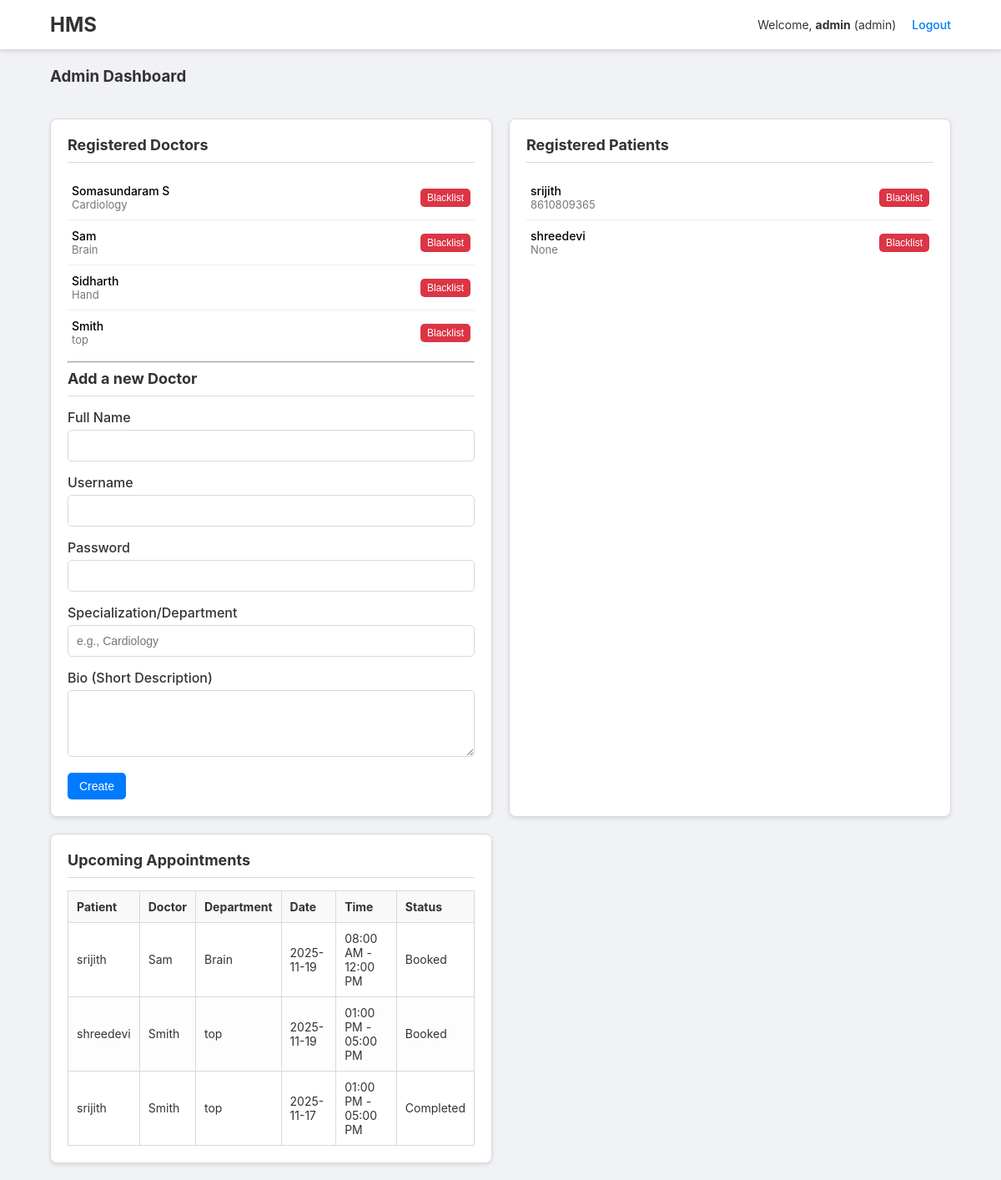
Page /admin (signed in) on the earlier database version.
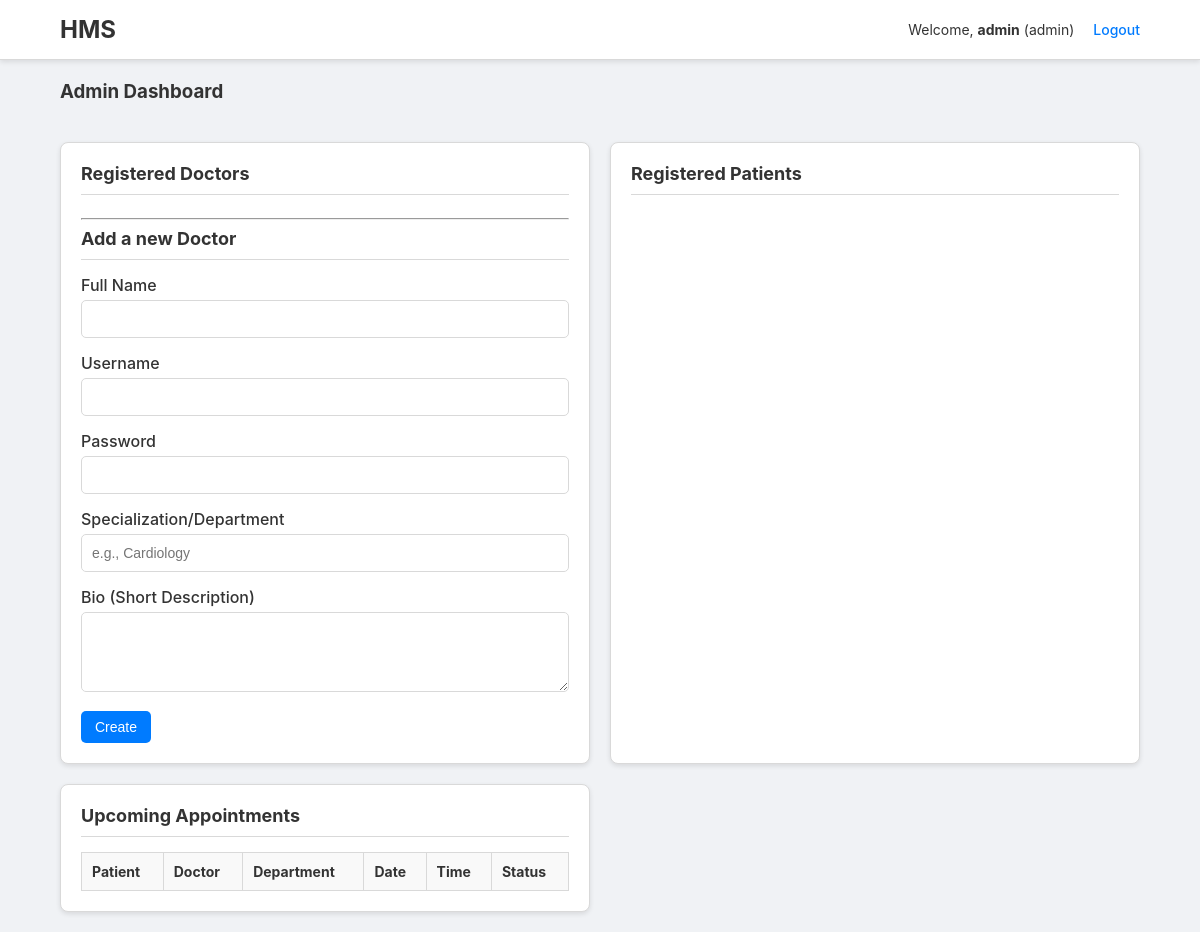
Same page on the later database version.
### tables this page shows
CREATE TABLE doctors (
        id INTEGER PRIMARY KEY AUTOINCREMENT,
        user_id INTEGER NOT NULL,
        fullname TEXT,
        specialization TEXT,
        bio TEXT,
        FOREIGN KEY(user_id) REFERENCES users(id)
    );

CREATE TABLE patients (
        id INTEGER PRIMARY KEY AUTOINCREMENT,
        user_id INTEGER NOT NULL,
        fullname TEXT,
        contact TEXT,
        age INTEGER,
        gender TEXT,
        FOREIGN KEY(user_id) REFERENCES users(id)
    );

CREATE TABLE appointments (
        id INTEGER PRIMARY KEY AUTOINCREMENT,
        patient_id INTEGER,
        doctor_id INTEGER,
        date TEXT,
        time_slot TEXT,
        status TEXT DEFAULT 'Booked',
        created_at TIMESTAMP DEFAULT CURRENT_TIMESTAMP,
        FOREIGN KEY(patient_id) REFERENCES patients(id),
        FOREIGN KEY(doctor_id) REFERENCES doctors(id)
    );

### admin.py (the view)
@admin_bp.route("", methods=["GET"])
def dashboard():
    if not admin_required():
        return redirect("/login")
    doctors = query_all("SELECT d.id, u.username, d.fullname, d.specialization, u.id FROM doctors d JOIN users u ON d.user_id=u.id")
    patients = query_all("SELECT p.id, u.username, p.fullname, p.contact, u.id FROM patients p JOIN users u ON p.user_id=u.id")
    appointments = query_all("""SELECT a.id, p.fullname, d.fullname, a.date, a.time_slot, a.status, d.specialization
                               FROM appointments a
                               LEFT JOIN patients p ON a.patient_id=p.id
                               LEFT JOIN doctors d ON a.doctor_id=d.id
                               ORDER BY a.date DESC""")
    return render_template("admin_dashboard.html", doctors=doctors, patients=patients, appointments=appointments)

### admin.py (called while the page is built)
def admin_required():
    return session.get("role") == "admin"

### database.py (called while the page is built)
def get_conn():
    return sqlite3.connect(DB_PATH)

### utils.py (called while the page is built)
def query_all(query, params=()):
    conn = get_conn()
    cur = conn.cursor()
    cur.execute(query, params)
    rows = cur.fetchall()
    conn.close()
    return rows

### templates/admin_dashboard.html
{% extends "base.html" %}
{% block content %}
<div class="page-title">
  <h3>Admin Dashboard</h3>
</div>
<div class="dashboard-grid">
  <div class="dashboard-widget">
    <h5>Registered Doctors</h5>
    <ul class="widget-list">
      {% for d in doctors %}
      <li class="widget-list-item">
        <div class="item-info">
          <div class="name">{{ d[2] or d[1] }}</div>
          <div class="detail">{{ d[3] }}</div>
        </div>
        <div class="item-actions">
          <form method="post" action="{{ url_for('admin.blacklist_user', user_id=d[4]) }}" style="display:inline" onsubmit="return confirm('Blacklist this user?');">
            <button type="submit" class="btn btn-small btn-danger">Blacklist</button>
          </form>
        </div>
      </li>
      {% endfor %}
    </ul>
    <hr>
    <h5>Add a new Doctor</h5>
    <form action="{{ url_for('admin.add_doctor') }}" method="post">
      <div class="form-group">
        <label>Full Name</label>
        <input name="fullname" class="form-control" required>
      </div>
      <div class="form-group">
        <label>Username</label>
        <input name="username" class="form-control" required>
      </div>
      <div class="form-group">
        <label>Password</label>
        <input name="password" type="password" class="form-control" required>
      </div>
      <div class="form-group">
        <label>Specialization/Department</label>
        <input name="specialization" class="form-control" placeholder="e.g., Cardiology" required>
      </div>
      <div class="form-group">
        <label>Bio (Short Description)</label>
        <textarea name="bio" class="form-control"></textarea>
      </div>
      <button type="submit" class="btn btn-primary">Create</button>
    </form>
  </div>
  <div class="dashboard-widget">
    <h5>Registered Patients</h5>
    <ul class="widget-list">
      {% for p in patients %}
      <li class="widget-list-item">
        <div class="item-info">
          <div class="name">{{ p[2] or p[1] }}</div>
          <div class="detail">{{ p[3] }}</div>
        </div>
        <div class="item-actions">
          <form method="post" action="{{ url_for('admin.blacklist_user', user_id=p[4]) }}" style="display:inline" onsubmit="return confirm('Blacklist this user?');">
            <button type="submit" class="btn btn-small btn-danger">Blacklist</button>
          </form>
        </div>
      </li>
      {% endfor %}
    </ul>
  </div>
  <div class="dashboard-widget">
    <h5>Upcoming Appointments</h5>
    <div class="table-wrapper">
      <table class="data-table">
        <thead>
          <tr>
            <th>Patient</th>
            <th>Doctor</th>
            <th>Department</th>
            <th>Date</th>
            <th>Time</th>
            <th>Status</th>
          </tr>
        </thead>
        <tbody>
          {% for a in appointments %}
          <tr>
            <td>{{ a[1] }}</td>
            <td>{{ a[2] }}</td>
            <td>{{ a[6] or 'N/A' }}</td>
            <td>{{ a[3] }}</td>
            <td>{{ a[4] }}</td>
            <td>{{ a[5] }}</td>
          </tr>
          {% endfor %}
        </tbody>
      </table>
    </div>
  </div>
</div>
{% endblock %}

### templates/base.html (shortened to what this page needs)
<!doctype html>
<html lang="en">
<head>
  <link rel="stylesheet" href="{{ url_for('static', filename='style.css') }}">
</head>
<body>
  <header class="main-header">
    <a href="/" class="logo">HMS</a>
    {% if session.username %}
      <div class="user-info">
        <span>Welcome, <strong>{{ session.username }}</strong> ({{ session.role }})</span>
        <a href="{{ url_for('auth.logout') }}">Logout</a>
      </div>
    {% endif %}
  </header>
  <main class="container">
    {% block content %}{% endblock %}
  </main>
</body>
</html>

### static/style.css (style rules this page uses)
:root { --bg-color: #f0f2f5; --card-bg: #ffffff; --border-color: #d9d9d9; --primary-color: #007bff; --text-color: #333; --text-light: #777; --green: #28a745; --red: #dc3545; --yellow: #ffc107; --blue: #007bff; --grey: #6c757d; --box-shadow: 0 2px 5px rgba(0, 0, 0, 0.1); }
body { font-family: -apple-system, BlinkMacSystemFont, 'Segoe UI', Roboto, 'Helvetica Neue', Arial, sans-serif; background-color: var(--bg-color); color: var(--text-color); margin: 0; padding: 0; }
.container { width: 90%; max-width: 1400px; margin: 20px auto; }
h1, h2, h3, h4, h5 { margin-top: 0; }
a { color: var(--primary-color); text-decoration: none; }
.btn { display: inline-block; padding: 8px 14px; border: none; border-radius: 5px; cursor: pointer; font-size: 14px; font-weight: 500; text-align: center; transition: opacity 0.2s; }
.btn-primary { background-color: var(--primary-color); color: white; }
.form-group { margin-bottom: 15px; }
.form-group label { display: block; font-weight: 500; margin-bottom: 5px; }
.form-control { width: 100%; padding: 10px; font-size: 14px; border: 1px solid var(--border-color); border-radius: 5px; box-sizing: border-box; }
textarea.form-control { min-height: 80px; }
.main-header { background: var(--card-bg); padding: 15px 5%; border-bottom: 1px solid var(--border-color); display: flex; justify-content: space-between; align-items: center; box-shadow: var(--box-shadow); }
.main-header .logo { font-size: 24px; font-weight: bold; color: var(--text-color); }
.main-header .user-info { font-size: 14px; }
.main-header .user-info span { margin-right: 15px; }
.main-header .user-info a { color: var(--primary-color); font-weight: 500; }
.page-title { display: flex; justify-content: space-between; align-items: center; margin-bottom: 20px; }
.dashboard-grid { display: grid; grid-template-columns: repeat(auto-fit, minmax(350px, 1fr)); gap: 20px; }
.dashboard-widget { background: var(--card-bg); border: 1px solid var(--border-color); border-radius: 8px; box-shadow: var(--box-shadow); padding: 20px; overflow: hidden; }
.dashboard-widget h5 { border-bottom: 1px solid var(--border-color); padding-bottom: 10px; margin-bottom: 15px; font-size: 18px; }
.table-wrapper { max-height: 400px; overflow-y: auto; }
.data-table { width: 100%; border-collapse: collapse; font-size: 14px; }
.data-table th, .data-table td { border: 1px solid var(--border-color); padding: 10px; text-align: left; }
.data-table th { background-color: #f9f9f9; }

Differences in the rows shown:
removed doctors: fullname "Somasundaram S", specialization "Cardiology"
removed doctors: fullname "Sam", specialization "Brain"
removed doctors: fullname "Sidharth", specialization "Hand"
removed doctors: fullname "Smith", specialization "top"
removed patients: fullname "srijith", contact "8610809365"
removed patients: fullname "shreedevi", p "None"
removed appointments: fullname "srijith", fullname "Sam", specialization "Brain", date "2025-11-19", time_slot "08:00 AM - 12:00 PM", status "Booked"
removed appointments: fullname "shreedevi", fullname "Smith", specialization "top", date "2025-11-19", time_slot "01:00 PM - 05:00 PM", status "Booked"
removed appointments: fullname "srijith", fullname "Smith", specialization "top", date "2025-11-17", time_slot "01:00 PM - 05:00 PM", status "Completed"
